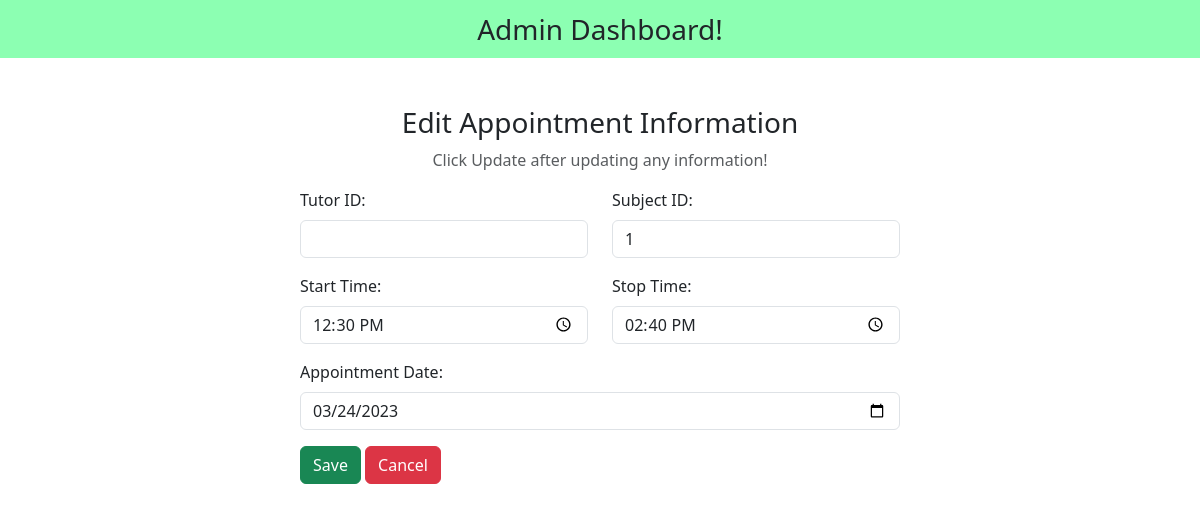
The app's page /tutor/edit_appointment.php?id=1 with its own data.
### tables this page shows
CREATE TABLE `appointment` (
  `appointment_id` int(11) NOT NULL,
  `tutor_id` int(11) DEFAULT NULL,
  `subject_id` int(11) DEFAULT NULL,
  `appointment_time_start` time NOT NULL,
  `appointment_time_end` time NOT NULL,
  `appointment_date` date DEFAULT NULL
);

### tutor/edit_appointment.php (the view, shortened to what this page needs)
<?php
include('../includes/databaseconnection.php');
$id = $_GET['id'];
?>
<!DOCTYPE html>
<html>
    <head>
        <link rel="stylesheet" href="https://cdnjs.cloudflare.com/ajax/libs/font-awesome/6.3.0/css/all.min.css" />
        <link href="https://cdn.jsdelivr.net/npm/bootstrap@5.3.0-alpha1/dist/css/bootstrap.min.css" rel="stylesheet">
    </head>
    <body>
        <nav class="navbar navbar-light justify-content-center fs-3 mb-5" style="background-color:#00ff5573;">
            Admin Dashboard!
        </nav>
        <div class="container">
            <div class="text-center" mb-4>
                <h3>Edit Appointment Information</h3>
                <p class="text-muted">Click Update after updating any information!</p>
                <?php
                    $sql = "SELECT * FROM appointment WHERE appointment_id = $id LIMIT 1";
                    $result = mysqli_query($conn,$sql);
                    $row = mysqli_fetch_assoc($result);
                ?>
            </div>
            <div class="container d-flex justify-content-center">
                <form action="" method="post" style="width: 50vw; min-width: 300px;">
                    <div class="row mb-3">
                        <div class="col">
                            <label class ="form-label">Tutor ID:</label>
                            <input type="text" class="form-control" name="tutor_id" value="<?php echo $_SESSION['tutorID']?>">
                        </div>
                        <div class="col">
                            <label class ="form-label">Subject ID:</label>
                            <input type="text" class="form-control" name="subject_id" value="<?php echo $row['subject_id']?>">
                        </div>
                    </div>
                    <div class="row mb-3">
                        <div class="col">
                            <label class ="form-label">Start Time:</label>
                            <input type="time" class="form-control" name="appointment_time_start" value="<?php echo $row['appointment_time_start']?>">
                        </div>
                        <div class="col">
                            <label class ="form-label">Stop Time:</label>
                            <input type="time" class="form-control" name="appointment_time_end" value="<?php echo $row['appointment_time_end']?>">
                        </div>
                    </div>
                    <div class="row mb-3">
                        <div class="col">
                            <label class ="form-label">Appointment Date:</label>
                            <input type="date" class="form-control" name="appointment_date" value="<?php echo $row['appointment_date']?>">
                        </div>
                    </div>
                    <div>
                        <button type="submit" class="btn btn-success" name="submit">Save</button>
                        <a href="dashboard.php?msg=No Changes made to Appointment with ID <?php echo $row['appointment_id'].'!' ?>" class="btn btn-danger">Cancel</a>
                    </div>
                </form>
            </div>
        </div>
    </body>
</html>

### records on screen
appointment: subject_id "1", appointment_time_start "12:30:00", appointment_time_end "14:40:00", appointment_date "03/24/2023"
